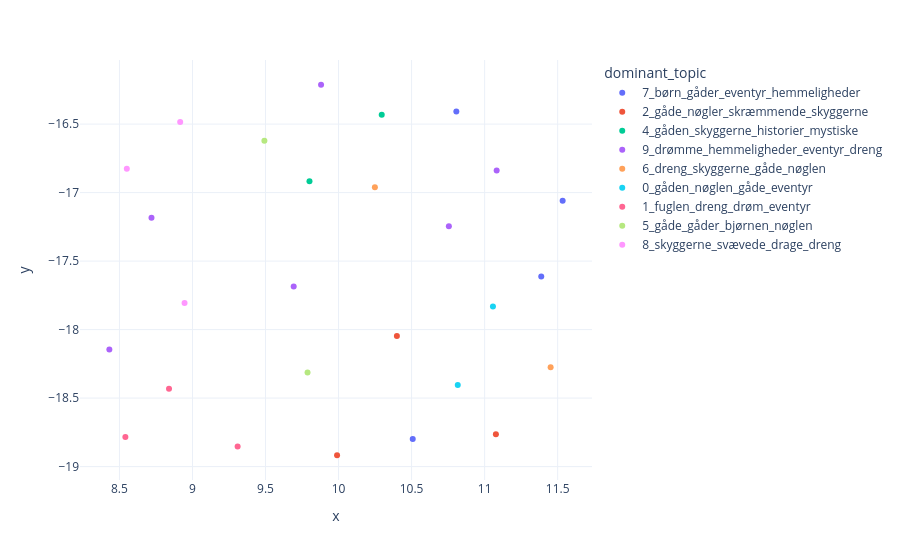

Notebook code for this chart:
### Markdown cell above
### Full story analysis using KeyNMF

### Code cell
model = KeyNMF(n_components=10, encoder=encoder, top_n=10, random_state=42)
model.fit(corpus_sim)
# 3) Prepare the TopicData
topic_data_sim = model.prepare_topic_data(corpus_sim)
# 4) Quick built-in plots (no extra deps)
topic_data_sim.figures.topic_barcharts()
topic_data_sim.figures.document_map()
topic_data_sim.print_topics()

### Figure 1 — Plotly figure (JSON) as saved in the notebook; plotly's stock layout.template omitted (floating-point values rounded to 4 significant figures)
{"data": [{"customdata": [["7_børn_gåder_eventyr_hemmeligheder"], ["7_børn_gåder_eventyr_hemmeligheder"], ["7_børn_gåder_eventyr_hemmeligheder"], ["7_børn_gåder_eventyr_hemmeligheder"]], "hovertemplate": "dominant_topic=%{customdata[0]}<extra></extra>", "legendgroup": "7_børn_gåder_eventyr_hemmeligheder", "marker": {"color": "#636efa", "symbol": "circle"}, "mode": "markers", "name": "7_børn_gåder_eventyr_hemmeligheder", "orientation": "v", "showlegend": true, "type": "scatter", "x": [11.39, 10.51, 11.53, 10.81], "xaxis": "x", "y": [-17.61, -18.8, -17.06, -16.41], "yaxis": "y"}, {"customdata": [["2_gåde_nøgler_skræmmende_skyggerne"], ["2_gåde_nøgler_skræmmende_skyggerne"], ["2_gåde_nøgler_skræmmende_skyggerne"]], "hovertemplate": "dominant_topic=%{customdata[0]}<extra></extra>", "legendgroup": "2_gåde_nøgler_skræmmende_skyggerne", "marker": {"color": "#EF553B", "symbol": "circle"}, "mode": "markers", "name": "2_gåde_nøgler_skræmmende_skyggerne", "orientation": "v", "showlegend": true, "type": "scatter", "x": [9.99, 11.08, 10.4], "xaxis": "x", "y": [-18.92, -18.76, -18.05], "yaxis": "y"}, {"customdata": [["4_gåden_skyggerne_historier_mystiske"], ["4_gåden_skyggerne_historier_mystiske"]], "hovertemplate": "dominant_topic=%{customdata[0]}<extra></extra>", "legendgroup": "4_gåden_skyggerne_historier_mystiske", "marker": {"color": "#00cc96", "symbol": "circle"}, "mode": "markers", "name": "4_gåden_skyggerne_historier_mystiske", "orientation": "v", "showlegend": true, "type": "scatter", "x": [9.801, 10.3], "xaxis": "x", "y": [-16.92, -16.43], "yaxis": "y"}, {"customdata": [["9_drømme_hemmeligheder_eventyr_dreng"], ["9_drømme_hemmeligheder_eventyr_dreng"], ["9_drømme_hemmeligheder_eventyr_dreng"], ["9_drømme_hemmeligheder_eventyr_dreng"], ["9_drømme_hemmeligheder_eventyr_dreng"], ["9_drømme_hemmeligheder_eventyr_dreng"]], "hovertemplate": "dominant_topic=%{customdata[0]}<extra></extra>", "legendgroup": "9_drømme_hemmeligheder_eventyr_dreng", "marker": {"color": "#ab63fa", "symbol": "circle"}, "mode": "markers", "name": "9_drømme_hemmeligheder_eventyr_dreng", "orientation": "v", "showlegend": true, "type": "scatter", "x": [9.693, 8.719, 10.76, 11.08, 8.431, 9.88], "xaxis": "x", "y": [-17.69, -17.18, -17.25, -16.84, -18.15, -16.21], "yaxis": "y"}, {"customdata": [["6_dreng_skyggerne_gåde_nøglen"], ["6_dreng_skyggerne_gåde_nøglen"]], "hovertemplate": "dominant_topic=%{customdata[0]}<extra></extra>", "legendgroup": "6_dreng_skyggerne_gåde_nøglen", "marker": {"color": "#FFA15A", "symbol": "circle"}, "mode": "markers", "name": "6_dreng_skyggerne_gåde_nøglen", "orientation": "v", "showlegend": true, "type": "scatter", "x": [10.25, 11.45], "xaxis": "x", "y": [-16.96, -18.28], "yaxis": "y"}, {"customdata": [["0_gåden_nøglen_gåde_eventyr"], ["0_gåden_nøglen_gåde_eventyr"]], "hovertemplate": "dominant_topic=%{customdata[0]}<extra></extra>", "legendgroup": "0_gåden_nøglen_gåde_eventyr", "marker": {"color": "#19d3f3", "symbol": "circle"}, "mode": "markers", "name": "0_gåden_nøglen_gåde_eventyr", "orientation": "v", "showlegend": true, "type": "scatter", "x": [10.82, 11.06], "xaxis": "x", "y": [-18.4, -17.83], "yaxis": "y"}, {"customdata": [["1_fuglen_dreng_drøm_eventyr"], ["1_fuglen_dreng_drøm_eventyr"], ["1_fuglen_dreng_drøm_eventyr"]], "hovertemplate": "dominant_topic=%{customdata[0]}<extra></extra>", "legendgroup": "1_fuglen_dreng_drøm_eventyr", "marker": {"color": "#FF6692", "symbol": "circle"}, "mode": "markers", "name": "1_fuglen_dreng_drøm_eventyr", "orientation": "v", "showlegend": true, "type": "scatter", "x": [8.541, 8.839, 9.309], "xaxis": "x", "y": [-18.78, -18.43, -18.85], "yaxis": "y"}, {"customdata": [["5_gåde_gåder_bjørnen_nøglen"], ["5_gåde_gåder_bjørnen_nøglen"]], "hovertemplate": "dominant_topic=%{customdata[0]}<extra></extra>", "legendgroup": "5_gåde_gåder_bjørnen_nøglen", "marker": {"color": "#B6E880", "symbol": "circle"}, "mode": "markers", "name": "5_gåde_gåder_bjørnen_nøglen", "orientation": "v", "showlegend": true, "type": "scatter", "x": [9.492, 9.788], "xaxis": "x", "y": [-16.62, -18.31], "yaxis": "y"}, {"customdata": [["8_skyggerne_svævede_drage_dreng"], ["8_skyggerne_svævede_drage_dreng"], ["8_skyggerne_svævede_drage_dreng"]], "hovertemplate": "dominant_topic=%{customdata[0]}<extra></extra>", "legendgroup": "8_skyggerne_svævede_drage_dreng", "marker": {"color": "#FF97FF", "symbol": "circle"}, "mode": "markers", "name": "8_skyggerne_svævede_drage_dreng", "orientation": "v", "showlegend": true, "type": "scatter", "x": [8.946, 8.55, 8.916], "xaxis": "x", "y": [-17.81, -16.83, -16.48], "yaxis": "y"}], "layout": {"legend": {"title": {"text": "dominant_topic"}, "tracegroupgap": 0}, "margin": {"t": 60}, "xaxis": {"anchor": "y", "domain": [0, 1], "title": {"text": "x"}}, "yaxis": {"anchor": "x", "domain": [0, 1], "title": {"text": "y"}}}}
